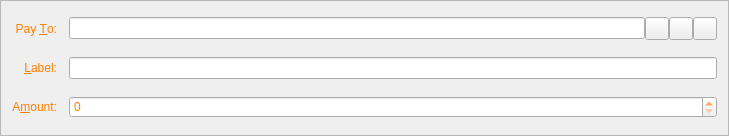
<?xml version="1.0" encoding="UTF-8"?>
<ui version="4.0">
 <class>SendCoinsEntry</class>
 <widget class="QFrame" name="SendCoinsEntry">
  <property name="geometry">
   <rect>
    <x>0</x>
    <y>0</y>
    <width>729</width>
    <height>136</height>
   </rect>
  </property>
  <property name="windowTitle">
   <string>Form</string>
  </property>
  <property name="styleSheet">
   <string notr="true">background-image: url(:/images/bkg2);
color: rgb(255, 127, 0);</string>
  </property>
  <property name="frameShape">
   <enum>QFrame::StyledPanel</enum>
  </property>
  <property name="frameShadow">
   <enum>QFrame::Sunken</enum>
  </property>
  <layout class="QGridLayout" name="gridLayout">
   <property name="spacing">
    <number>12</number>
   </property>
   <item row="5" column="0">
    <widget class="QLabel" name="label">
     <property name="text">
      <string>A&amp;mount:</string>
     </property>
     <property name="alignment">
      <set>Qt::AlignRight|Qt::AlignTrailing|Qt::AlignVCenter</set>
     </property>
     <property name="buddy">
      <cstring>payAmount</cstring>
     </property>
    </widget>
   </item>
   <item row="3" column="0">
    <widget class="QLabel" name="label_2">
     <property name="text">
      <string>Pay &amp;To:</string>
     </property>
     <property name="alignment">
      <set>Qt::AlignRight|Qt::AlignTrailing|Qt::AlignVCenter</set>
     </property>
     <property name="buddy">
      <cstring>payTo</cstring>
     </property>
    </widget>
   </item>
   <item row="5" column="1">
    <widget class="BitcoinAmountField" name="payAmount"/>
   </item>
   <item row="4" column="1">
    <layout class="QHBoxLayout" name="horizontalLayout_2">
     <property name="spacing">
      <number>0</number>
     </property>
     <item>
      <widget class="QValidatedLineEdit" name="addAsLabel">
       <property name="enabled">
        <bool>true</bool>
       </property>
       <property name="toolTip">
        <string>Enter a label for this address to add it to your address book</string>
       </property>
      </widget>
     </item>
    </layout>
   </item>
   <item row="4" column="0">
    <widget class="QLabel" name="label_4">
     <property name="text">
      <string>&amp;Label:</string>
     </property>
     <property name="alignment">
      <set>Qt::AlignRight|Qt::AlignTrailing|Qt::AlignVCenter</set>
     </property>
     <property name="buddy">
      <cstring>addAsLabel</cstring>
     </property>
    </widget>
   </item>
   <item row="3" column="1">
    <layout class="QHBoxLayout" name="payToLayout">
     <property name="spacing">
      <number>0</number>
     </property>
     <item>
      <widget class="QValidatedLineEdit" name="payTo">
       <property name="toolTip">
        <string>The address to send the payment to  (e.g. S8gZqgY4r2RoEdqYk3QsAqFckyf9pRHN6i)</string>
       </property>
       <property name="maxLength">
        <number>34</number>
       </property>
      </widget>
     </item>
     <item>
      <widget class="QToolButton" name="addressBookButton">
       <property name="toolTip">
        <string>Choose address from address book</string>
       </property>
       <property name="text">
        <string/>
       </property>
       <property name="icon">
        <iconset resource="../bitcoin.qrc">
         <normaloff>:/icons/address-book</normaloff>:/icons/address-book</iconset>
       </property>
       <property name="shortcut">
        <string>Alt+A</string>
       </property>
      </widget>
     </item>
     <item>
      <widget class="QToolButton" name="pasteButton">
       <property name="toolTip">
        <string>Paste address from clipboard</string>
       </property>
       <property name="text">
        <string/>
       </property>
       <property name="icon">
        <iconset resource="../bitcoin.qrc">
         <normaloff>:/icons/editpaste</normaloff>:/icons/editpaste</iconset>
       </property>
       <property name="shortcut">
        <string>Alt+P</string>
       </property>
      </widget>
     </item>
     <item>
      <widget class="QToolButton" name="deleteButton">
       <property name="toolTip">
        <string>Remove this recipient</string>
       </property>
       <property name="text">
        <string/>
       </property>
       <property name="icon">
        <iconset resource="../bitcoin.qrc">
         <normaloff>:/icons/remove</normaloff>:/icons/remove</iconset>
       </property>
      </widget>
     </item>
    </layout>
   </item>
  </layout>
 </widget>
 <customwidgets>
  <customwidget>
   <class>BitcoinAmountField</class>
   <extends>QSpinBox</extends>
   <header>bitcoinamountfield.h</header>
   <container>1</container>
  </customwidget>
  <customwidget>
   <class>QValidatedLineEdit</class>
   <extends>QLineEdit</extends>
   <header>qvalidatedlineedit.h</header>
  </customwidget>
 </customwidgets>
 <resources>
  <include location="../bitcoin.qrc"/>
 </resources>
 <connections/>
</ui>
